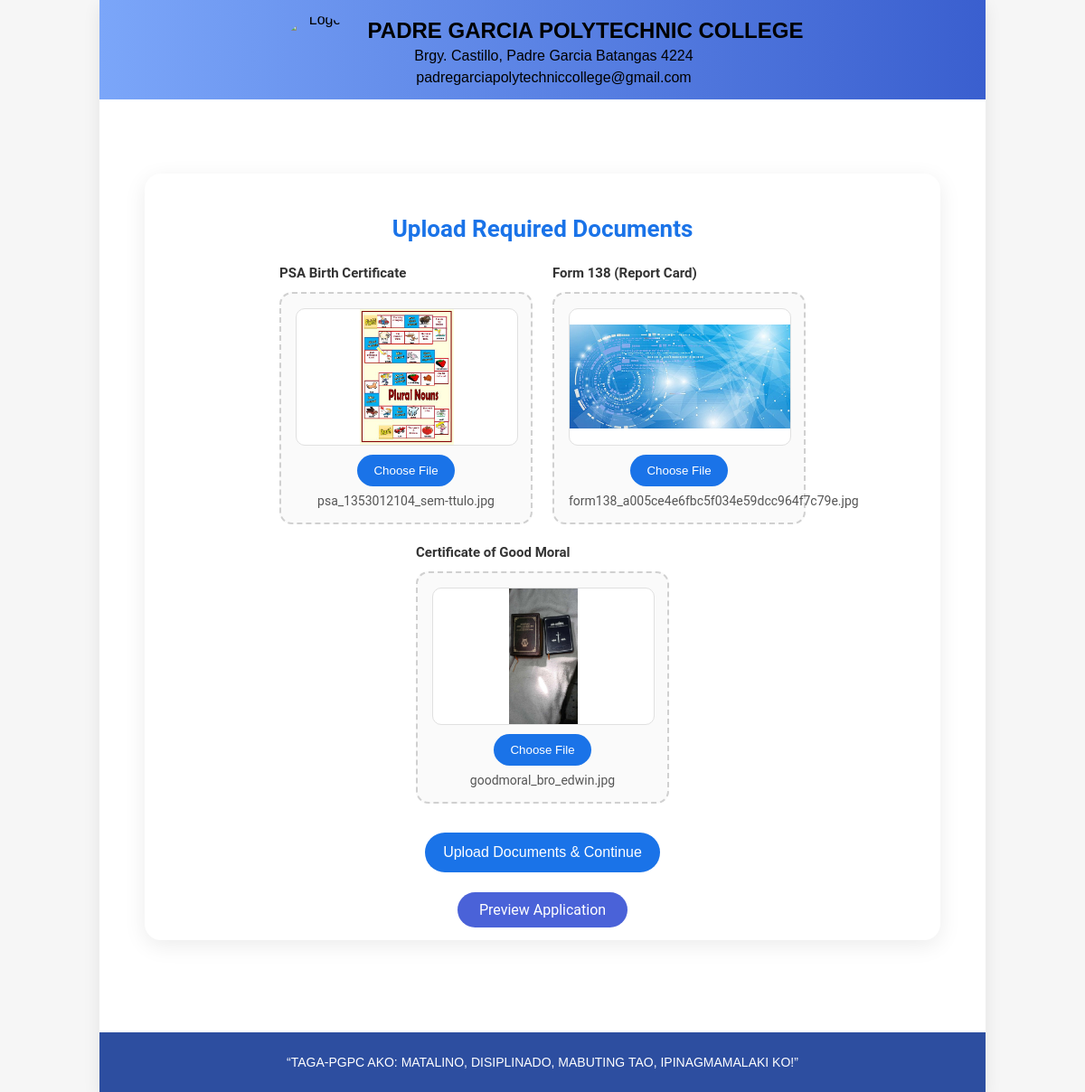
Screenshot of /upload_documents/AN-2025-00001 (signed in) with the database file from the repository.
### tables this page shows
CREATE TABLE documents (
        id INTEGER PRIMARY KEY AUTOINCREMENT,
        app_id TEXT,
        doc_type TEXT,
        file_path TEXT
    );

### app.py (the view, shortened to what this page needs)
@app.route("/upload_documents/<app_id>", methods=["GET", "POST"])
@login_required
def upload_documents(app_id):
    student_id = session["student_id"]
    conn = get_conn()
    c = conn.cursor()
    c.execute("SELECT student_id, form_json FROM applicants WHERE app_id=?", (app_id,))
    app_row = c.fetchone()
    if not app_row:
        conn.close()
        flash("Application not found.")
        return redirect(url_for("form_page"))
    if app_row["student_id"] != student_id:
        conn.close()
        abort(403)  # forbidden access
    c.execute("SELECT doc_type, file_path FROM documents WHERE app_id=?", (app_id,))
    docs = {row["doc_type"]: row["file_path"] for row in c.fetchall()}
    conn.close()
    form = json.loads(app_row["form_json"] or "{}")
    return render_template("upload_documents.html", form=form, documents=docs, app_id=app_id)

### app.py (called while the page is built)
def get_conn():
    conn = sqlite3.connect(DB_FILE)
    conn.row_factory = sqlite3.Row
    return conn

def login_required(f):
    @wraps(f)
    def decorated_function(*args, **kwargs):
        if "student_id" not in session:
            return redirect(url_for("login_page"))
        return f(*args, **kwargs)
    return decorated_function

### templates/upload_documents.html (shortened to what this page needs)
{% extends "formbase.html" %}
{% block content %}
<div class="upload-container">
  <h2 class="upload-title">Upload Required Documents</h2>
  {% set docs = (documents or {}) %}
  <form id="docs-form" method="POST" enctype="multipart/form-data"
        action="{{ url_for('upload_documents', app_id=app_id) }}">
    <div class="row">
      <div class="col">
        <div class="preview-title required-label">PSA Birth Certificate</div>
        <div class="upload-box" onclick="document.getElementById('file-psa').click()">
          <div class="img-placeholder">
            {% if docs.get('psa') %}
              <img id="preview-psa"
                   src="{{ url_for('uploaded_file', filepath=docs.get('psa')) }}">
            {% else %}
              <img id="preview-psa" style="display:none">
            {% endif %}
          </div>
          <button type="button" class="choose-btn">Choose File</button>
          <div class="file-name" id="filename-psa">
            {{ docs.get('psa').split('/')[-1] if docs.get('psa') else "No file chosen" }}
          </div>
        </div>
      </div>
      <div class="col">
        <div class="preview-title required-label">Form 138 (Report Card)</div>
        <div class="upload-box" onclick="document.getElementById('file-138').click()">
          <div class="img-placeholder">
            {% if docs.get('form138') %}
              <img id="preview-138"
                   src="{{ url_for('uploaded_file', filepath=docs.get('form138')) }}">
            {% else %}
              <img id="preview-138" style="display:none">
            {% endif %}
          </div>
          <button type="button" class="choose-btn">Choose File</button>
          <div class="file-name" id="filename-138">
            {{ docs.get('form138').split('/')[-1] if docs.get('form138') else "No file chosen" }}
          </div>
        </div>
      </div>
      <div class="col">
        <div class="preview-title required-label">Certificate of Good Moral</div>
        <div class="upload-box" onclick="document.getElementById('file-goodmoral').click()">
          <div class="img-placeholder">
            {% if docs.get('goodmoral') %}
              <img id="preview-goodmoral"
                   src="{{ url_for('uploaded_file', filepath=docs.get('goodmoral')) }}">
            {% else %}
              <img id="preview-goodmoral" style="display:none">
            {% endif %}
          </div>
          <button type="button" class="choose-btn">Choose File</button>
          <div class="file-name" id="filename-goodmoral">
            {{ docs.get('goodmoral').split('/')[-1] if docs.get('goodmoral') else "No file chosen" }}
          </div>
        </div>
      </div>
    </div>
    <button type="submit" class="submit-btn">Upload Documents & Continue</button>
  </form>
  <div style="text-align:center;">
    <a href="{{ url_for('preview', app_id=app_id) }}" class="preview-btn">Preview Application</a>
  </div>
</div>
{% endblock %}

### templates/formbase.html (style rules this page uses)
body { font-family: Arial, sans-serif; background:#f6f6f6; margin:0; padding:0; }

### templates/upload_documents.html (style rules this page uses)
.upload-container { max-width: 900px; margin: 32px auto; background: #ffffff; border-radius: 18px; padding: 24px 32px; box-shadow: 0 6px 24px rgba(0,0,0,0.08); font-family: "Roboto", Arial, sans-serif; }
.upload-title { text-align: center; font-size: 26px; font-weight: 600; color: #1A73E8; margin-bottom: 25px; }
.row { display: flex; flex-wrap: wrap; gap: 22px; justify-content: center; }
.col { flex: 1 1 260px; max-width: 280px; }
.upload-box { background: #fafafa; border: 2px dashed #d0d0d0; border-radius: 14px; padding: 16px; text-align: center; transition: 0.2s; cursor: pointer; }
.preview-title { font-size: 15px; color: #333; font-weight: 600; margin-bottom: 12px; }
.img-placeholder { width: 100%; height: 150px; border: 1px solid #e0e0e0; background: white; border-radius: 10px; display: flex; justify-content: center; align-items: center; overflow: hidden; }
.img-placeholder img { max-width: 100%; max-height: 100%; }
.choose-btn { margin-top: 10px; padding: 10px 18px; border-radius: 22px; border: none; background: #1A73E8; color: white; cursor: pointer; transition: 0.2s; }
.file-name { margin-top: 8px; font-size: 14px; color: #555; }
.submit-btn { width: 260px; padding: 13px; margin: 32px auto; display: block; border-radius: 30px; background: #1A73E8; color: white; border: none; font-size: 16px; cursor: pointer; }
.preview-btn { margin-top: 15px; padding: 10px 24px; border-radius: 25px; background: #4a62d8; color: white; text-decoration: none; }

### rows the page displays
documents: file_path (picture), get "psa_1353012104_sem-ttulo.jpg"
documents: file_path (picture), get "form138_a005ce4e6fbc5f034e59dcc964f7c79e.jpg"
documents: file_path (picture), get "goodmoral_bro_edwin.jpg"
